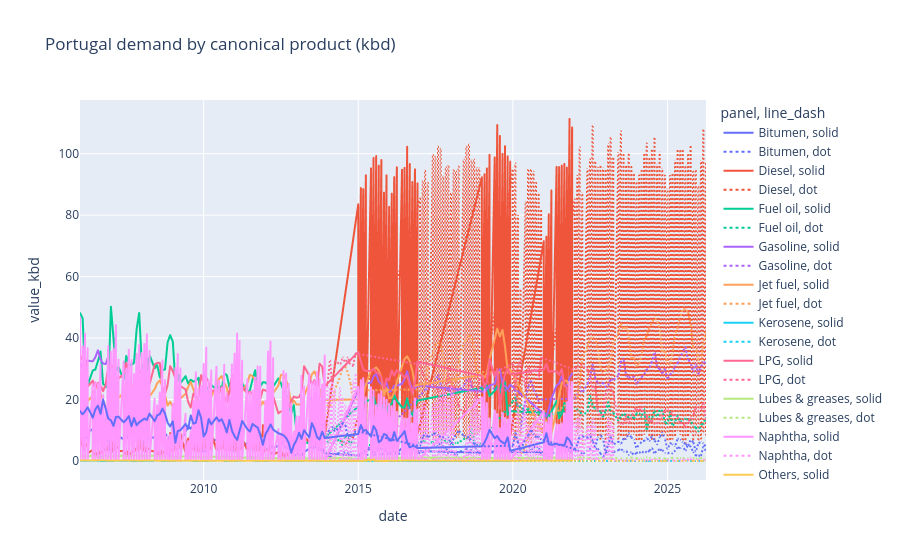

The code cell stored with this chart in its notebook:
### Markdown cell above
## 4. Canonical rollup

### Code cell
fig_c = px.line(
    demand_canonical,
    x="date",
    y="value_kbd",
    color="panel",
    line_dash=demand_canonical["is_provisional"].map({True: "dot", False: "solid"}),
    title="Portugal demand by canonical product (kbd)",
)
fig_c.show()
